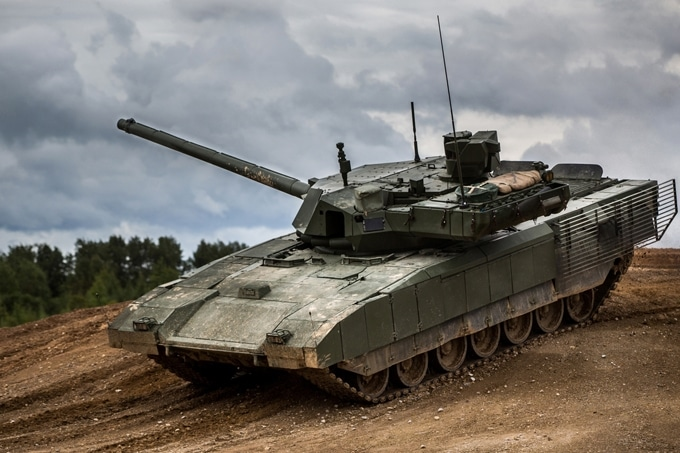
#> input picture 06/t14.jpg, 680 x 453 px
$ python edge_detection.py
#> lines starting #> are read from the running program, lines starting #| are printed output that depends on the picture; after the words box and inside, x2 and y2 are one past the last pixel; in counts of white or black regions, pixels touching at a corner belong together
import os
import cv2
import numpy as np

image = cv2.imread(os.path.join('.','t14.jpg'))
#> image is the input picture: shape (453, 680, 3); mean B, G, R 108.8, 114.9, 119.7
edge_image = cv2.Canny(image, 180, 200)
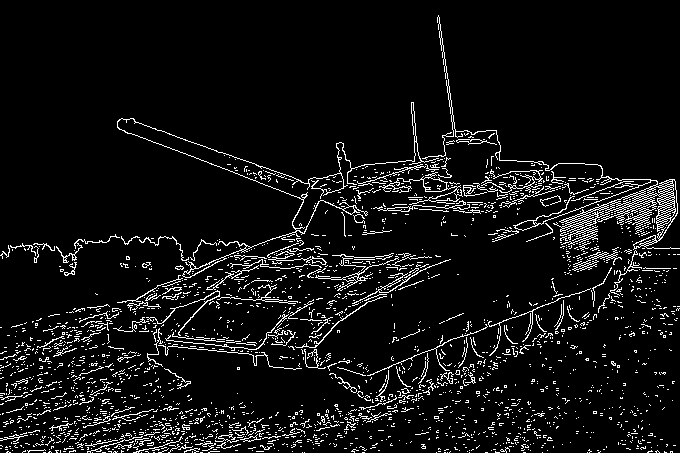
#> edge_image: shape (453, 680); 6.9% white in thin lines or dots
edge_dilate_image = cv2.dilate(edge_image, np.ones((3,3), dtype = np.int8))
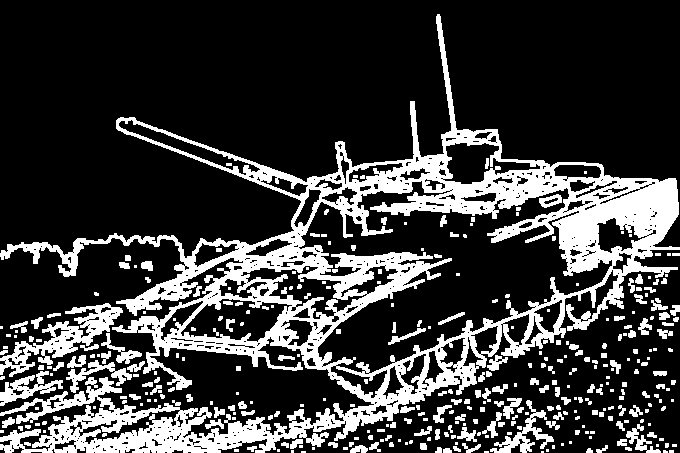
#> edge_dilate_image: shape (453, 680); 23.3% white; 353 white regions (169 under 20 px), largest, box (x1, y1, x2, y2) and area: (0, 14, 680, 453) 55692, (0, 303, 123, 377) 2582, (490, 400, 554, 453) 887
edge_erode_image = cv2.erode(edge_dilate_image, np.ones((3,3), dtype = np.int8))
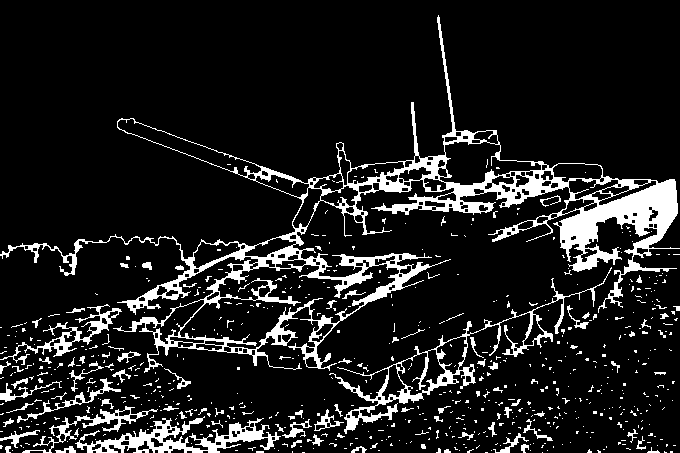
#> edge_erode_image: shape (453, 680); 11.9% white; 643 white regions (559 under 20 px), largest, box (x1, y1, x2, y2) and area: (0, 15, 680, 373) 21605, (329, 267, 612, 434) 3214, (75, 416, 281, 453) 2647

cv2.imshow('image', image)
cv2.imshow('edge_image', edge_image)
cv2.imshow('edge_dilate_image', edge_dilate_image)
cv2.imshow('edge_erode_image', edge_erode_image)


cv2.waitKey(0)
